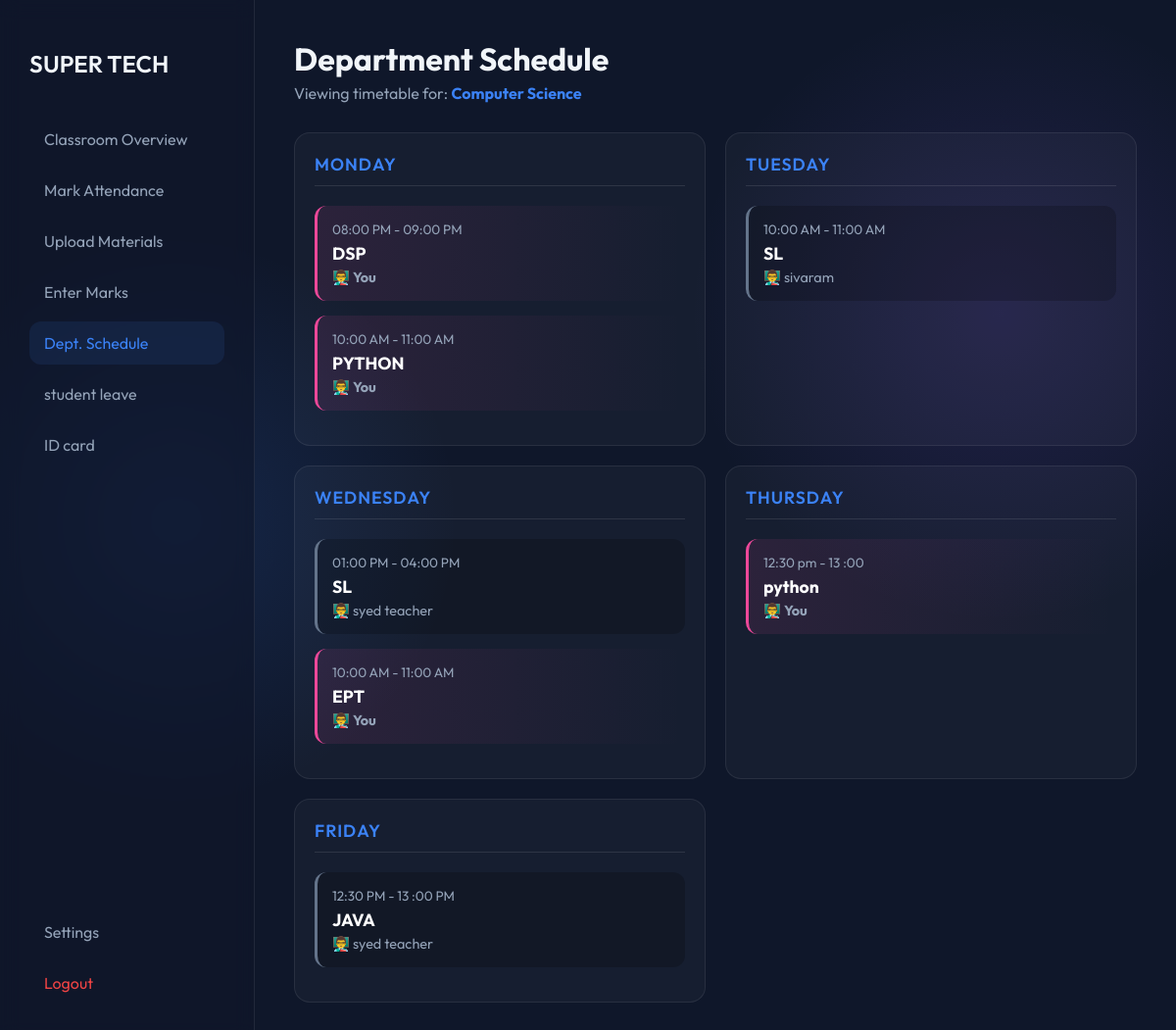
Screenshot of /dept_schedule.php (signed in) with the database file from the repository.
### tables this page shows
CREATE TABLE `users` (
  `id` int(11) NOT NULL,
  `name` varchar(100) NOT NULL,
  `email` varchar(100) NOT NULL,
  `password` varchar(255) NOT NULL,
  `role` enum('admin','teacher','student') NOT NULL,
  `dept_id` int(11) DEFAULT NULL,
  `salary` decimal(10,2) DEFAULT 0.00,
  `fees_due` decimal(10,2) DEFAULT 0.00,
  `phone` varchar(20) DEFAULT NULL,
  `designation` varchar(100) DEFAULT 'Student',
  `profile_pic` varchar(255) DEFAULT NULL
);

CREATE TABLE `departments` (
  `id` int(11) NOT NULL,
  `name` varchar(100) NOT NULL,
  `fees` decimal(10,2) DEFAULT 0.00
);

CREATE TABLE `timetable` (
  `id` int(11) NOT NULL,
  `dept_id` int(11) NOT NULL,
  `day` varchar(20) NOT NULL,
  `time_slot` varchar(50) NOT NULL,
  `subject` varchar(100) NOT NULL,
  `teacher_id` int(11) NOT NULL
);

### dept_schedule.php (the view, shortened to what this page needs)
<?php
include 'db.php';
$teacher_id = $_SESSION['user_id'];
$d_res = $conn->query("SELECT dept_id, departments.name as dept_name
                       FROM users
                       LEFT JOIN departments ON users.dept_id = departments.id
                       WHERE users.id = $teacher_id");
$d_data = $d_res->fetch_assoc();
$dept_id = $d_data['dept_id'];
$dept_name = $d_data['dept_name'];
?>
<!DOCTYPE html>
<html>
<head>
    <link rel="stylesheet" href="style.css">
</head>
<body>
    <div class="dashboard-container">
        <div class="sidebar">
            <h2 style="margin-bottom: 40px; font-weight: 600;">SUPER TECH</h2>
            <nav>
                <a href="teacher_dashboard.php" class="nav-item">Classroom Overview</a>
                <a href="mark_attendance.php" class="nav-item">Mark Attendance</a>
                <a href="upload_materials.php" class="nav-item">Upload Materials</a>
                <a href="teacher_marks.php" class="nav-item">Enter Marks</a>
                <a href="dept_schedule.php" class="nav-item active">Dept. Schedule</a>
                <a href="teacher_leave.php" class="nav-item">student leave</a>
                <a href="teacher_id_card.php" class="nav-item">ID card</a>
            </nav>
            <div style="margin-top: auto;">
            	<a href="settings.php" class="nav-item">Settings</a>
                <a href="logout.php" class="nav-item" style="color: #ef4444;">Logout</a>
            </div>
        </div>
        <div class="main-area">
            <div style="margin-bottom: 30px;">
                <h1 style="margin: 0;">Department Schedule</h1>
                <p style="color: var(--text-muted); margin-top: 5px;">
                    Viewing timetable for: <span style="color: var(--accent-glow); font-weight: bold;"><?php echo $dept_name; ?></span>
                </p>
            </div>
            <div class="tt-grid">
                <?php
                $days = ['Monday', 'Tuesday', 'Wednesday', 'Thursday', 'Friday'];
                foreach($days as $day) {
                    echo "<div class='day-column'>
                            <div class='day-header'>$day</div>";
                    $sql = "SELECT timetable.*, users.name as teacher_name
                            FROM timetable
                            LEFT JOIN users ON timetable.teacher_id = users.id
                            WHERE timetable.dept_id=$dept_id AND day='$day'
                            ORDER BY time_slot";
                    $res = $conn->query($sql);
                    if($res->num_rows > 0) {
                        while($t = $res->fetch_assoc()) {
                            $is_mine = ($t['teacher_id'] == $teacher_id);
                            $card_class = $is_mine ? "class-card my-class" : "class-card";
                            $teacher_display = $is_mine ? "<b>You</b>" : $t['teacher_name'];
                            echo "<div class='$card_class'>
                                    <div style='font-size:0.85rem; color:var(--text-muted); margin-bottom:4px;'>{$t['time_slot']}</div>
                                    <div style='font-weight:bold; color:white; font-size:1.1rem; margin-bottom:4px;'>{$t['subject']}</div>
                                    <div style='font-size:0.9rem; color:#94a3b8;'>👨‍🏫 $teacher_display</div>
                                  </div>";
                        }
                    } else {
                        echo "<div style='color:var(--text-muted); font-size:0.9rem; font-style:italic; padding:10px;'>No classes.</div>";
                    }
                    echo "</div>";
                }
                ?>
            </div>
        </div>
    </div>
</body>
</html>

### style.css (style rules this page uses)
:root { --bg-deep: #0f172a; --accent-glow: #3b82f6; --accent-secondary: #8b5cf6; --text-main: #f1f5f9; --text-muted: #94a3b8; --glass-bg: rgba(255, 255, 255, 0.03); --glass-border: rgba(255, 255, 255, 0.08); --input-bg: rgba(0, 0, 0, 0.2); }
* { box-sizing: border-box; }
body { font-family: 'Outfit', sans-serif; margin: 0; background-color: var(--bg-deep); background-image: radial-gradient(circle at 15% 50%, rgba(59, 130, 246, 0.15), transparent 25%), radial-gradient(circle at 85% 30%, rgba(139, 92, 246, 0.15), transparent 25%); color: var(--text-main); height: 100vh; overflow: hidden; }
.dashboard-container { display: flex; height: 100vh; }
.sidebar { width: 260px; background: rgba(15, 23, 42, 0.6); backdrop-filter: blur(10px); border-right: 1px solid var(--glass-border); padding: 30px; display: flex; flex-direction: column; }
.nav-item { display: flex; align-items: center; padding: 12px 15px; color: var(--text-muted); text-decoration: none; border-radius: 12px; margin-bottom: 8px; transition: 0.3s; }
.nav-item:hover, .nav-item.active { background: rgba(59, 130, 246, 0.1); color: var(--accent-glow); }
.main-area { flex: 1; padding: 40px; overflow-y: auto; }

### dept_schedule.php (style rules this page uses)
.tt-grid { display: grid; gap: 20px; grid-template-columns: repeat(auto-fit, minmax(300px, 1fr)); }
.day-column { background: rgba(255, 255, 255, 0.03); border: 1px solid var(--glass-border); border-radius: 16px; padding: 20px; }
.day-header { font-size: 1.1rem; color: var(--accent-glow); margin-bottom: 20px; font-weight: 600; text-transform: uppercase; letter-spacing: 1px; border-bottom: 1px solid rgba(255,255,255,0.1); padding-bottom: 10px; }
.class-card { background: rgba(0,0,0,0.2); padding: 15px; border-radius: 12px; margin-bottom: 15px; border-left: 3px solid #64748b; transition: transform 0.2s; }
.my-class { background: linear-gradient(90deg, rgba(236, 72, 153, 0.1), transparent); border-left: 3px solid #ec4899; }

### rows the page displays
users: dept.name "Computer Science"
timetable: time_slot "08:00 PM - 09:00 PM", subject "DSP", shows "You"
timetable: time_slot "10:00 AM - 11:00 AM", subject "PYTHON", shows "You"
timetable: time_slot "10:00 AM - 11:00 AM", subject "SL", teacher.name "sivaram"
timetable: time_slot "01:00 PM - 04:00 PM", subject "SL", teacher.name "syed teacher"
timetable: time_slot "10:00 AM - 11:00 AM", subject "EPT", shows "You"
timetable: time_slot "12:30 pm - 13 :00", subject "python", shows "You"
timetable: time_slot "12:30 PM - 13 :00 PM", subject "JAVA", teacher.name "syed teacher"

### other values shown
$day "MONDAY"
$day "TUESDAY"
$day "WEDNESDAY"
$day "THURSDAY"
$day "FRIDAY"
